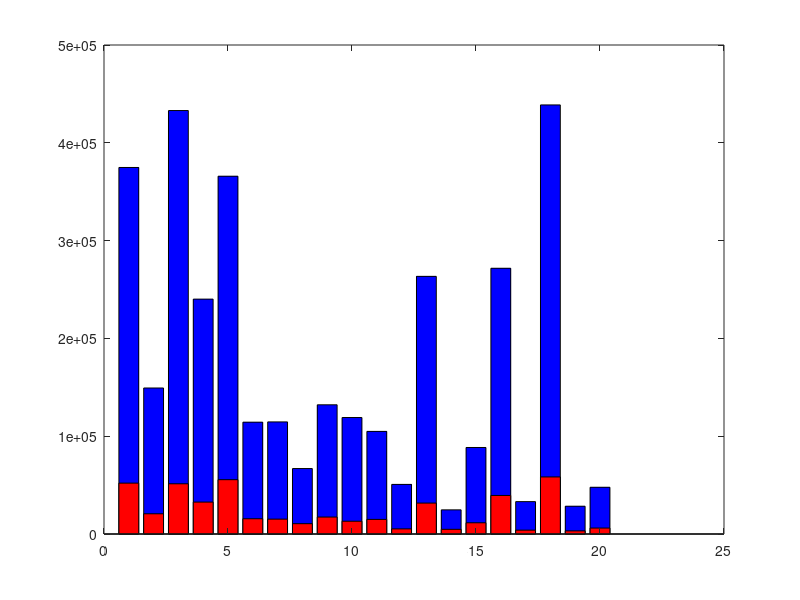
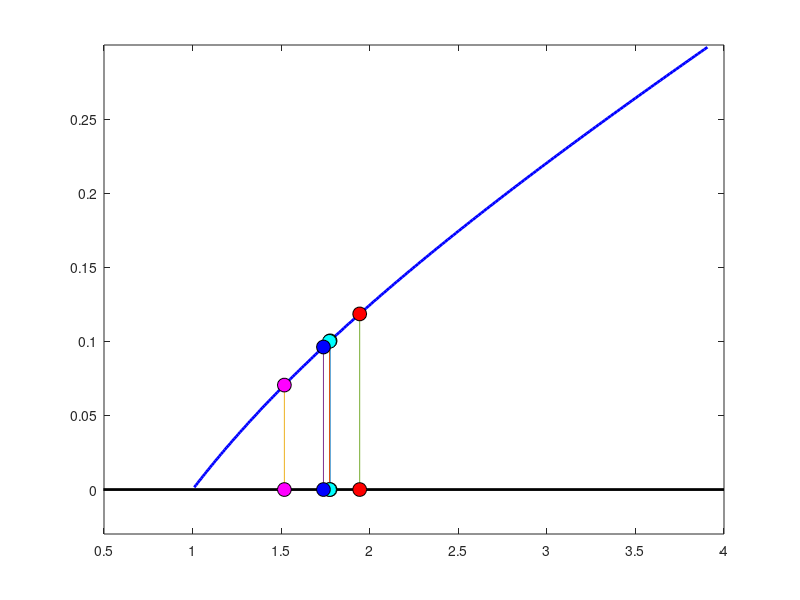
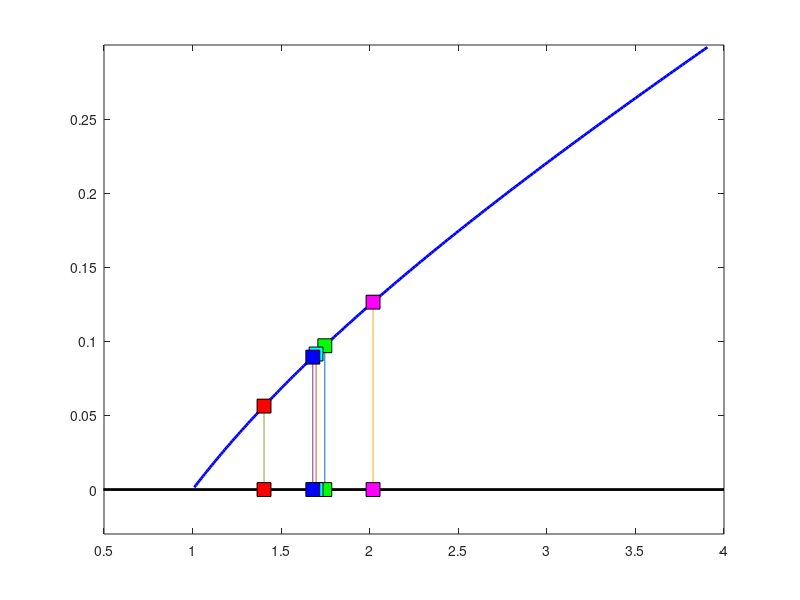
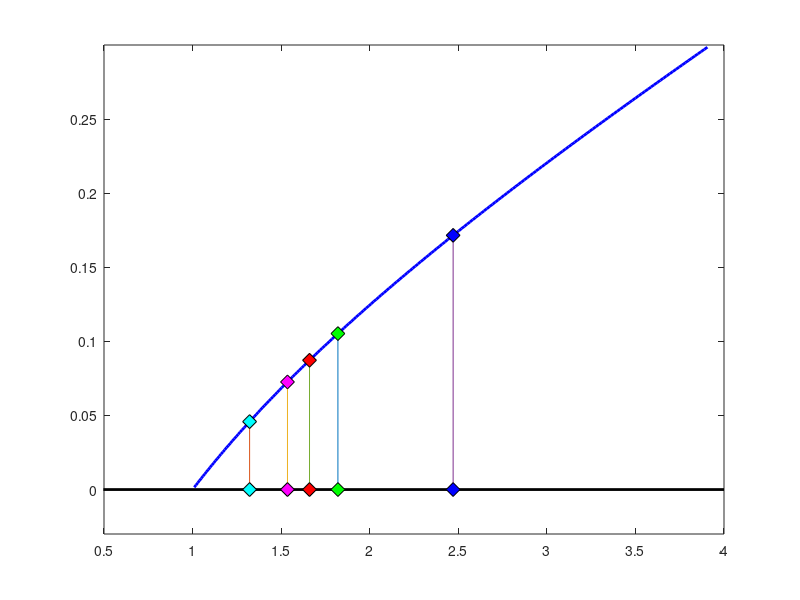

Recreate these plots in MATLAB, in order.
% MeasFS.m Calculate measles final size for DHBs
%__________________________________________________________________________
clear all
close all
%__________________________________________________________________________
disp(' _______________________MeasFS______________________________________')
%__________________________________________________________________________
% the final size equation
R0 = 12.8;
x0max = 0.3;
Nx0 = 200;
P = (1:Nx0)*x0max/(Nx0+1);
x0 = P./(1-exp(-R0.*P));
Rv = R0*x0;
%__________________________________________________________________________
% DHB: 1 Auckland, 2 Bay of Plenty, 3 Canterbury, 4 Capital and Coast,
% DHB:  5 Counties Manukau, 6 Hawke's Bay, 7 Hutt Valley, 8 Lakes,
% DHB:  9 MidCentral, 10 Nelson Marlborough, 11 Northland
% DHB:  12 South Canterbury, 13 Southern, 14 Tairawhiti, 15 Taranaki,
% DHB:  16 Waikato, 17 Wairarapa, 18 Waitemata, 19 West Coast, 20 Whanganui.
%
Pop = [374772,149289,432990,240162,365838,114345,114621,66942,132129,...
    119109,104913,50718,263439,24705,88458,271716,33120,438735,...
    28410,47787];
Naive = [52010,20679,51357,32625,55544,15602,15198,10558,17328,13059,...
    14921,5238,31607,4769,11473,39402,3932,58350,3197,6075];
%RvDHB = 1+2*rand(size(1:20));
RvDHB = R0*Naive./Pop;
PDHB = interp1(Rv,P,RvDHB);
% The number of cases per DHB
FSDHB = PDHB.*Naive;
% The number of vaccinations short
VDHB = Naive-Pop/R0;
%__________________________________________________________________________
% Export results
for i=1:20
    Z(i,1) = Pop(i);
    Z(i,2) = Naive(i);
    Z(i,3) = FSDHB(i);
    Z(i,4) = VDHB(i);
end
%
filename = 'measvac.xls';
xlswrite(filename,Z)
%__________________________________________________________________________
% Plot results
bar(Pop,'b')
hold on
bar(Naive,'r')
hold off
figure
plot(Rv,P,'b','linewidth',2)
axis([0.5,ceil(Rv(Nx0)),-x0max/10,x0max])
hold on
plot([0,ceil(Rv(Nx0))],[0,0],'k','linewidth',2)
plot(RvDHB(1)*[1,1],[0,PDHB(1)],'-o',...
    'MarkerEdgeColor','k','MarkerFaceColor','g', 'MarkerSize',10)
plot(RvDHB(2)*[1,1],[0,PDHB(2)],'-o',...
    'MarkerEdgeColor','k','MarkerFaceColor','c', 'MarkerSize',10)
plot(RvDHB(3)*[1,1],[0,PDHB(3)],'-o',...
    'MarkerEdgeColor','k','MarkerFaceColor','m', 'MarkerSize',10)
plot(RvDHB(4)*[1,1],[0,PDHB(4)],'-o',...
    'MarkerEdgeColor','k','MarkerFaceColor','b', 'MarkerSize',10)
plot(RvDHB(5)*[1,1],[0,PDHB(5)],'-o',...
    'MarkerEdgeColor','k','MarkerFaceColor','r', 'MarkerSize',10)
hold off
figure
plot(Rv,P,'b','linewidth',2)
axis([0.5,ceil(Rv(Nx0)),-x0max/10,x0max])
hold on
plot([0,ceil(Rv(Nx0))],[0,0],'k','linewidth',2)
plot(RvDHB(6)*[1,1],[0,PDHB(6)],'-s',...
    'MarkerEdgeColor','k','MarkerFaceColor','g', 'MarkerSize',10)
plot(RvDHB(7)*[1,1],[0,PDHB(7)],'-s',...
    'MarkerEdgeColor','k','MarkerFaceColor','c', 'MarkerSize',10)
plot(RvDHB(8)*[1,1],[0,PDHB(8)],'-s',...
    'MarkerEdgeColor','k','MarkerFaceColor','m', 'MarkerSize',10)
plot(RvDHB(9)*[1,1],[0,PDHB(9)],'-s',...
    'MarkerEdgeColor','k','MarkerFaceColor','b', 'MarkerSize',10)
plot(RvDHB(10)*[1,1],[0,PDHB(10)],'-s',...
    'MarkerEdgeColor','k','MarkerFaceColor','r', 'MarkerSize',10)
hold off
figure
plot(Rv,P,'b','linewidth',2)
axis([0.5,ceil(Rv(Nx0)),-x0max/10,x0max])
hold on
plot([0,ceil(Rv(Nx0))],[0,0],'k','linewidth',2)
plot(RvDHB(11)*[1,1],[0,PDHB(11)],'-d',...
    'MarkerEdgeColor','k','MarkerFaceColor','g', 'MarkerSize',10)
plot(RvDHB(12)*[1,1],[0,PDHB(12)],'-d',...
    'MarkerEdgeColor','k','MarkerFaceColor','c', 'MarkerSize',10)
plot(RvDHB(13)*[1,1],[0,PDHB(13)],'-d',...
    'MarkerEdgeColor','k','MarkerFaceColor','m', 'MarkerSize',10)
plot(RvDHB(14)*[1,1],[0,PDHB(14)],'-d',...
    'MarkerEdgeColor','k','MarkerFaceColor','b', 'MarkerSize',10)
plot(RvDHB(15)*[1,1],[0,PDHB(15)],'-d',...
    'MarkerEdgeColor','k','MarkerFaceColor','r', 'MarkerSize',10)
hold off
figure
plot(Rv,P,'b','linewidth',2)
axis([0.5,ceil(Rv(Nx0)),-x0max/10,x0max])
hold on
plot([0,ceil(Rv(Nx0))],[0,0],'k','linewidth',2)
plot(RvDHB(16)*[1,1],[0,PDHB(16)],'-^',...
    'MarkerEdgeColor','k','MarkerFaceColor','g', 'MarkerSize',10)
plot(RvDHB(17)*[1,1],[0,PDHB(17)],'-^',...
    'MarkerEdgeColor','k','MarkerFaceColor','c', 'MarkerSize',10)
plot(RvDHB(18)*[1,1],[0,PDHB(18)],'-^',...
    'MarkerEdgeColor','k','MarkerFaceColor','m', 'MarkerSize',10)
plot(RvDHB(19)*[1,1],[0,PDHB(19)],'-^',...
    'MarkerEdgeColor','k','MarkerFaceColor','b', 'MarkerSize',10)
plot(RvDHB(20)*[1,1],[0,PDHB(20)],'-^',...
    'MarkerEdgeColor','k','MarkerFaceColor','r', 'MarkerSize',10)
hold off
%__________________________________________________________________________
%>>>>>>>>>>>>>>>>>>>>>>>>>>>>>>>>>>>>>>>>>>>>>>>>>>>>>>>>>>>>>>>>>>>>>>>>>|
%>>>>>>>>>>>>>>>>>>>>>>>>>>>>>>>>>>>>>>>>>>>>>>>>>>>>>>>>>>>>>>>>>>>>>>>>>|
%__________________________________________________________________________
